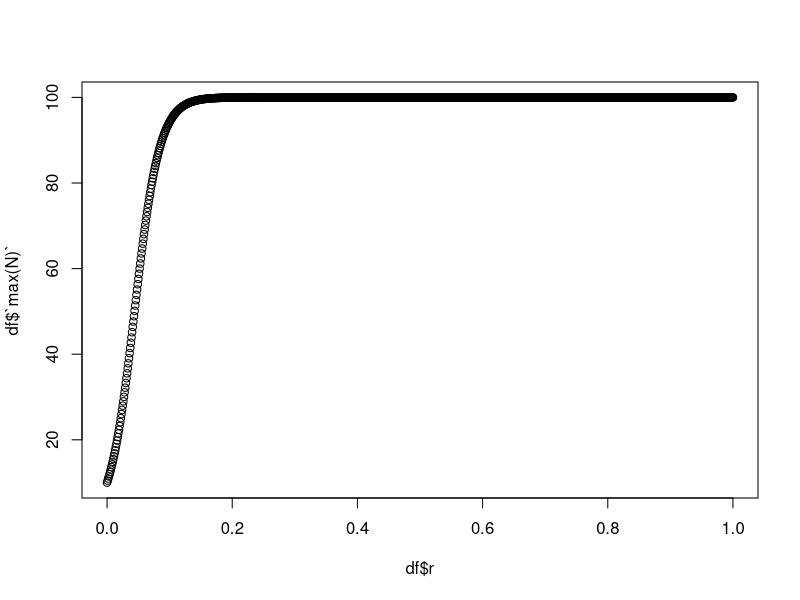

R code for this plot: (Note: this script raises an error after producing the figure.)

# Working with for loops
# P. Alexander Burnham
# 12 February 2026

# LOGISTIC GROWTH FUNCTION
######################################################
# Function Name: logistic_growth
#
# Purpose:
#   Simulates continuous-time logistic population growth using the
#   closed-form solution to the logistic differential equation.
#   Returns a tidy dataframe suitable for plotting or further analysis.
#
# Inputs:
#   N0 (numeric)  : Initial population size at time t = 0
#   r  (numeric)  : Intrinsic growth rate
#   K  (numeric)  : Carrying capacity
#   t_max (numeric) : Maximum simulation time
#   dt (numeric)  : Time step used to generate the time vector
#
# Output:
#   data.frame containing:
#     time (numeric)        : Time values from 0 to t_max
#     population (numeric)  : Population size N(t) at each time
#     N0 (numeric)          : Initial population parameter used
#     r (numeric)           : Growth rate parameter used
#     K (numeric)           : Carrying capacity parameter used
######################################################
logistic_growth <- function(
  N0 = 10,
  r  = 0.3,
  K  = 100,
  t_max = 50,
  dt = 0.1
){
  
  # time vector
  time <- seq(0, t_max, by = dt)
  
  # logistic equation (closed-form solution)
  N <- K / (1 + ((K - N0) / N0) * exp(-r * time))
  
  # return tidy dataframe
  data.frame(
    time = time,
    population = N,
    N0 = N0,
    r = r,
    K = K
  )
}
######################################################
# END FUNCTION

# 1. Initialize vector of 1000 r values from 0 to 1
r_values <- seq(0, 1, length.out = 1000)

# 2. Initialize storage container
max_n_values <- numeric(length(r_values))

# 3. Loop through r values
for (i in seq_along(r_values)) {
  temp <- logistic_growth(r = r_values[i])
  max_n_values[i] <- max(temp$population)
}

# make data frame
df <- data.frame(r_values, max_n_values)
names(df) <- c("r", "max(N)")


plot(x = df$r, y = df$`max(N)`)





##################################
# 2D parameter sweep for log growth function
# outputs matrix


# vectors for r and k parameters
r_values <- seq(0, 1, length.out = 100)
K_values <- seq(10, 1000, length.out = 100)


growth_sweep <- function(rvec, kvec){

  # create storage matrix for outputs
  stor_mat <- matrix(NA, nrow = length(rvec), ncol = length(kvec))

  for (i in seq_along(rvec)){ # rows
    for (j in seq_along(kvec)){ # cols

      # run log growth
      tmp_df <- logistic_growth(r = rvec[i], K = kvec[j])

      # store max n in 2d matrix
      stor_mat[i,j] <- max(tmp_df$population)
    }
  }
  return(stor_mat)
}

# run growth param sweep
growth_mat <- growth_sweep(rvec = r_values, kvec = K_values)









##################################
# 2D parameter sweep for log growth function
# outputs a data frame

numParms <- 100


# vectors for r and k parameters
r_values <- seq(0, 1, length.out = numParms)
K_values <- seq(10, 1000, length.out = numParms)



growth_sweep <- function(rvec, kvec){

  # row indexing variable
  counter <- 1

  # create storage dataframe
  dfLength <- length(rvec)*length(kvec) # how long is DF
  r_out <- rep(NA, dfLength)
  k_out <- rep(NA, dfLength)
  maxn_out <- rep(NA, dfLength)

  # turn vecs into df
  storageDF <- data.frame(r_out, k_out, maxn_out)


  # enter our loops
  for (i in seq_along(rvec)){ # rows
    for (j in seq_along(kvec)){ # cols

      # run log growth
      tmp_df <- logistic_growth(r = rvec[i], K = kvec[j])

      # store max n in dataframe
      storageDF$maxn_out[counter] <- mean(tmp_df$population)
      storageDF$r_out[counter] <- rvec[i] # value for r stored
      storageDF$k_out[counter] <- kvec[j] # value for k stored

      counter <- counter + 1 # increase counter
    }
  }
  return(storageDF)
}

# run growth param sweep
df <- growth_sweep(rvec = r_values, kvec = K_values)

df

ggplot(data = df, aes(x = r_out, y = k_out, fill= maxn_out)) + 
  geom_tile()









# create a random walk function

###############################
# NAME: ran_walk
# purpose: conducts a random walk
# input:times = number of time steps
#       n1 = initial pop size
#       lamda = finite rate of increase
#.      noise_sd = 10
# output:
#          vector n with population size > 0 until extinct.
#
library(ggplot2)



ran_walk <- function(times = 100, n1=50, lamda = 1, noise_sd = 10){
  n <- rep(NA, times) # create our output vec
  n[1] <- n1 # initialize init pop size
  noise <- rnorm(n = 100, mean = 0, sd = noise_sd) # created noise/error

  for (i in 1:(times-1)){
    n[i + 1] <- lamda*n[i] + noise[i]
    if(n[i + 1] <= 0){
      n[i + 1] <- NA
      cat("Population extinction at time", i+1, "\n")
      break
    }
  }
  return(n)
}

x <- ran_walk()
print(x)

# plotting with default values
qplot(x=1:100, y=ran_walk(), geom="line")

# no noise/not so random walk
qplot(x=1:100, y=ran_walk(noise_sd=0), geom="line")

# no noise and adjust lamda
qplot(x=1:100, y=ran_walk(lamda = 0.92, noise_sd=0), geom="line")

# add some stoch. make lamda > 1
qplot(x=1:100, y=ran_walk(lamda = 1.01, noise_sd=6), geom="line")
